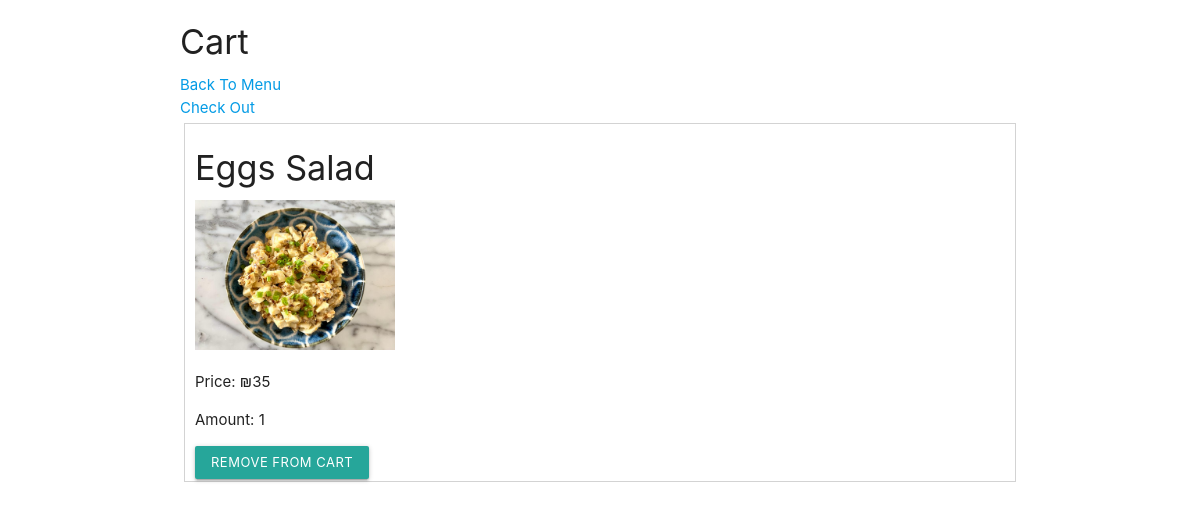
Screenshot of /menu/cart/ (signed in) with the database file from the repository.
### food_ordering_guest/models.py (models this page shows)
class Items(models.Model):
  dish = models.ForeignKey(Dish, on_delete=models.CASCADE)
  cart = models.ForeignKey(Cart, on_delete=models.CASCADE)
  amount = models.IntegerField(validators=[MaxValueValidator(999999999999999)])

class Dish(models.Model):
  name = models.CharField(max_length=30)
  price = models.IntegerField(validators=[MaxValueValidator(999999999999999)])
  description = models.CharField(max_length=500)
  image = models.ImageField(upload_to='media/')
  is_gluten_free = models.BooleanField(auto_created=False)
  is_vageterian = models.BooleanField(auto_created=False)
  category = models.ForeignKey(Category, on_delete=models.CASCADE)

### food_ordering_guest/views.py (the view)
# urls.py: path('menu/cart/',views.cart,name="my-cart"),
@login_required
def cart(request):
  try:
    cart = Cart.objects.filter(user_id=request.user.id).latest('id')
  except Cart.DoesNotExist:
    cart = Cart.objects.create(user_id=request.user.id)
  cart_items = Items.objects.select_related('dish').filter(cart_id = cart.id)
  return render(request,'cart.html', {'cart_items': cart_items})

### food_ordering_guest/templates/cart.html (shortened to what this page needs)
{% extends 'layout.html' %}
{% load static %}
{% block content %}
  <h4> Cart </h4>
  <div>
    <a href="{% url 'menu' %}">Back To Menu</a>
  </div>
  <div>
    <a href="{% url 'checkout' %}">Check Out</a>
  </div>
  {% for item in cart_items %}
    <div style="margin: 4px; border:1px solid lightgray; padding: 2px 10px; ">
      <h4>{{ item.dish.name }}</h4>
      <img src="{% static item.dish.image %}" style="max-width:200px;"> <br/>
      <p>Price: ₪{{ item.dish.price }}</p>
      <p>Amount: {{ item.amount }}</p>
      <form action="{% url 'remove-dish-from-cart' %}" method="POST">
        <button class="waves-effect waves-light btn-small" type="submit">Remove From Cart</button>
      </form>
    </div>
  {% endfor %}
{% endblock %}

### rows the page displays
Items: dish.name "Eggs Salad", dish.image (picture), dish.price "35", amount "1"
